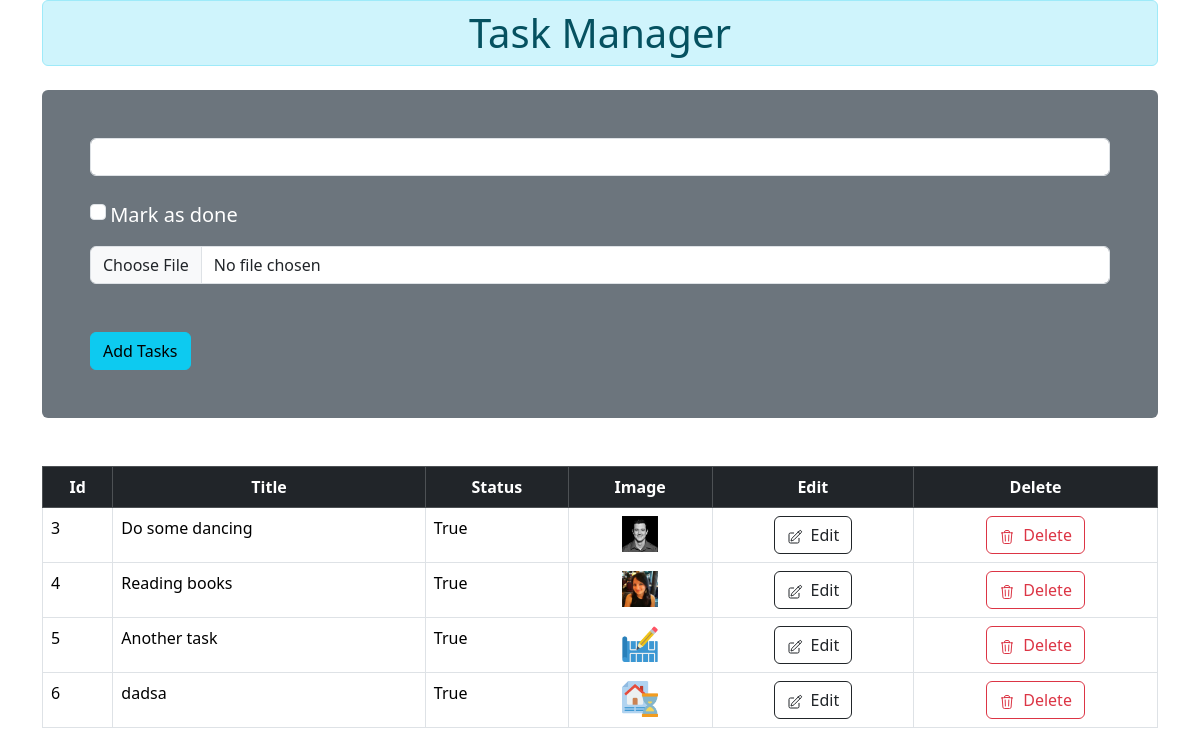
/, run on an earlier commit of the app's database.
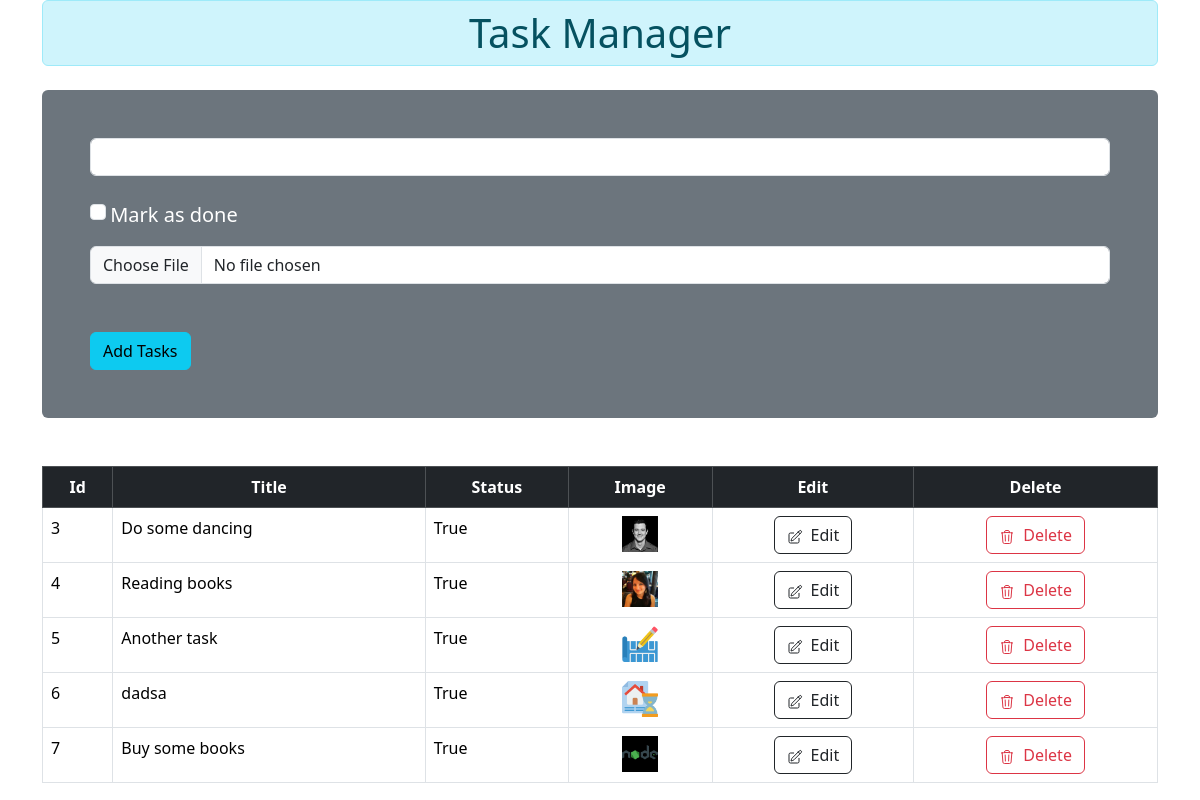
And on a later commit of the database.
### tasklist/models.py (models this page shows)
class Tasks(models.Model):
    title = models.CharField(max_length=200)
    done = models.BooleanField(default=False)
    img = models.ImageField(upload_to="images", blank=True)

### tasklist/views.py (the view, shortened to what this page needs)
# urls.py: path('', views.index, name="home"),
def index(request):
    taskList = Tasks.objects.all()
    return render(request, 'home.html', {'taskList': taskList})

### tasklist/templates/home.html (shortened to what this page needs)
{% extends "base.html" %}
{% block main %}
    <div class="container">
        <h1 class="alert alert-info py-2 px-5 text-center">Task Manager</h1>
        <div class="mt-4 p-5 bg-secondary text-white rounded">
            <form method="POST" enctype="multipart/form-data">
                <input type="text" name="title" class="form-control"> <br>
                <input class="form-check-input" type="checkbox" name="done" id="done">
                <label class="mb-3 fs-5" for="done">Mark as done</label>
                <input class="form-control" type="file" name="img">
                <input class="btn btn-info mt-5" type="submit" value="Add Tasks">
            </form>
          </div>
          <table class="table table-bordered mt-5">
            <thead>
                <tr class="table-dark text-center">
                    <th>Id</th>
                    <th>Title</th>
                    <th>Status</th>
                    <th>Image</th>
                    <th>Edit</th>
                    <th>Delete</th>
                </tr>
            </thead>
            <tbody>
                {% for task in taskList %}
                    <tr>
                        <td>{{task.id}}</td>
                        <td>{{task.title}}</td>
                        <td>{{task.done}}</td>
                        <td class="text-center">
                            <a href="{{task.img.url}}"><img width='36px' height='36px' src="{{task.img.url}}" alt="img"></a>
                        </td>
                        <td class="text-center">
                            <a href="{% url 'edit-task' task.id %}">
                                <button class="btn btn-outline-dark">
                                    <div class="d-flex justify-content-center align-items-center gap-2">
                                        <span> </span>
                                        <span>Edit</span>
                                    </div>
                                </button>
                            </a>
                        </td>
                        <td class="text-center">
                            <a href="{% url 'delete-task' task.id %}">
                                <button class="btn btn-outline-danger">
                                    <div class="d-flex justify-content-center align-items-center gap-2">
                                        <span>
                                          </span>
                                        <span>Delete</span>
                                    </div>
                                </button>
                            </a>
                        </td>
                    </tr>
                {% endfor %}
            </tbody>
        </table>
    </div>
{% endblock main %}

What changed in the data, as far as the page shows it:
added Tasks: id "7", title "Buy some books", done "True", img (picture)
